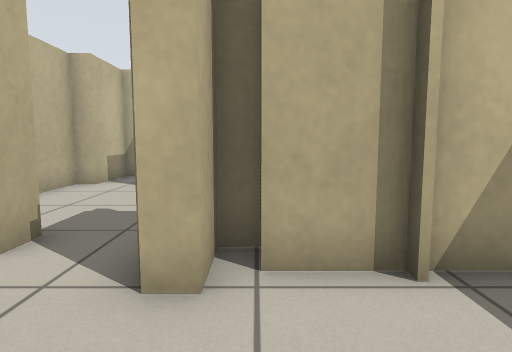
[1] (above)

17 first-person views from a walk through a robot-simulator world made for Stage. The camera is 0.68 m above the floor, tilts 6° down and sees 75° across. Floor lines are 1 m apart. The floor is counted in squares, 0.5 m on a side. Each view is taken from the middle of a square. On the plan, view 1 faces up. The plan holds only what a view shows up to about 15 squares ahead; the rest is blank. The place goes on beyond the plan. The robots in the file are not drawn.

[2]
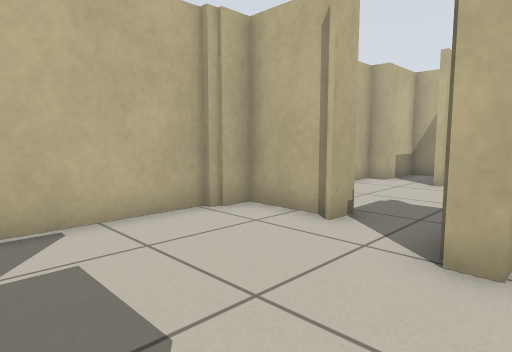

[3]
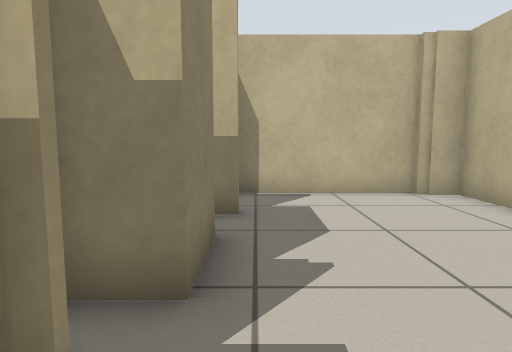

[4]
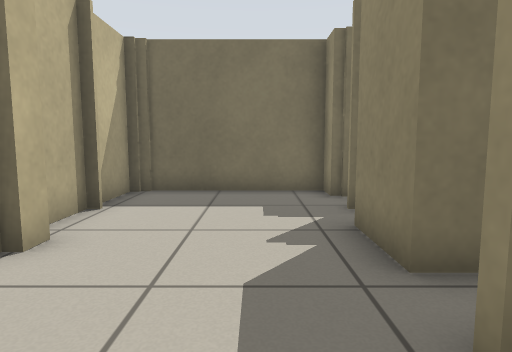

[5]
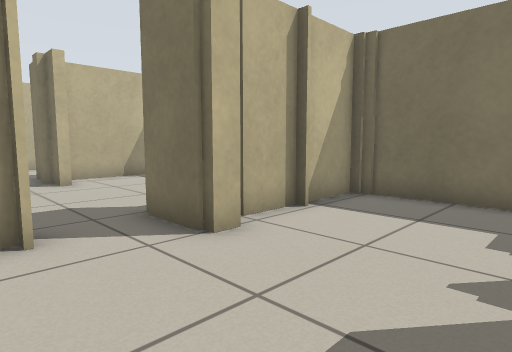

[6]
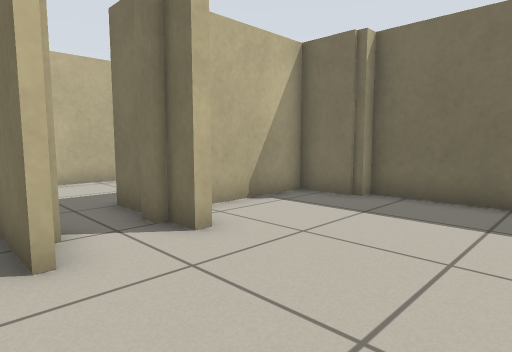

[7]
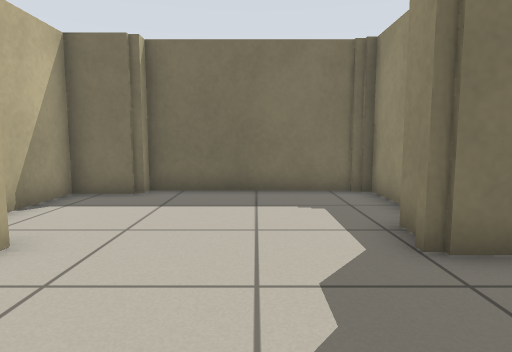

[8]
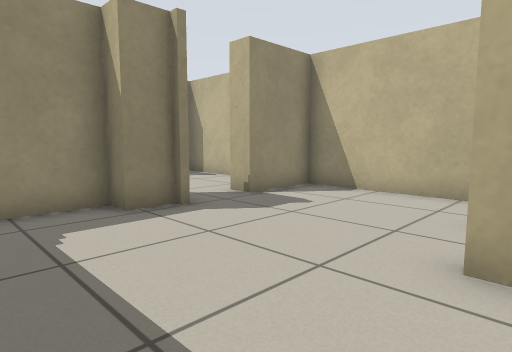

[9]
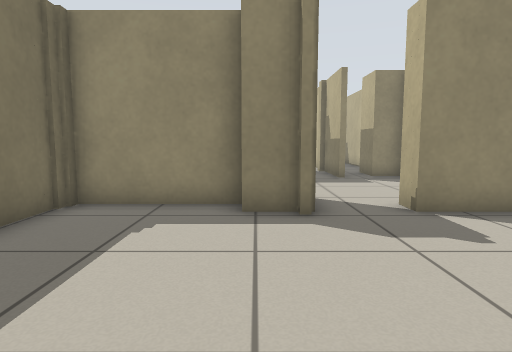

[10]
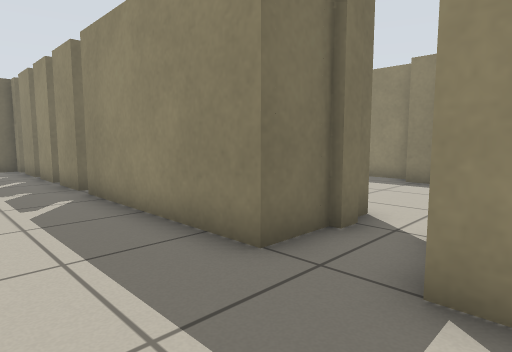

[11]
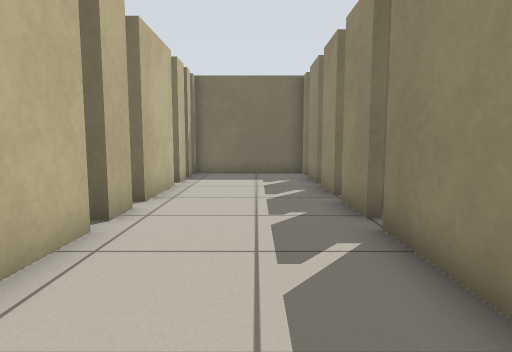

[12]
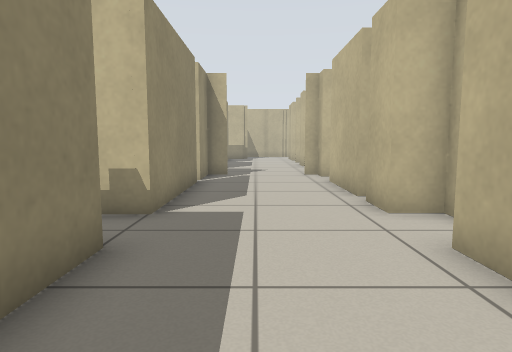

[13]
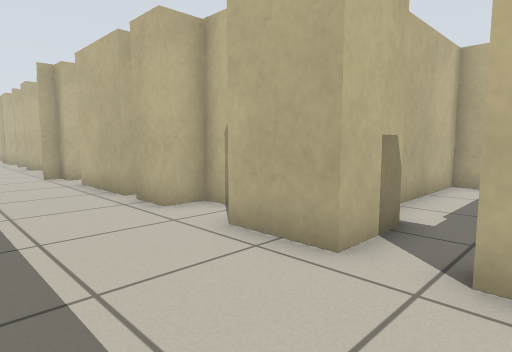

[14]
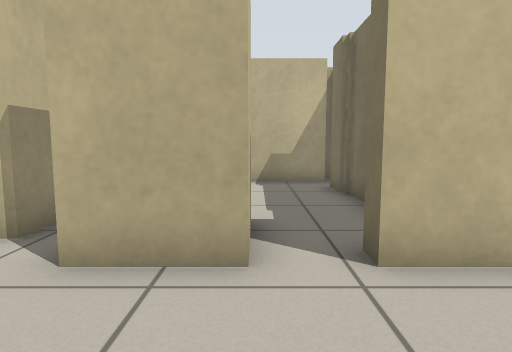

[15]
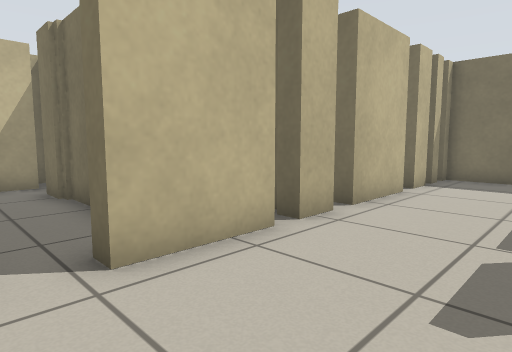

[16]
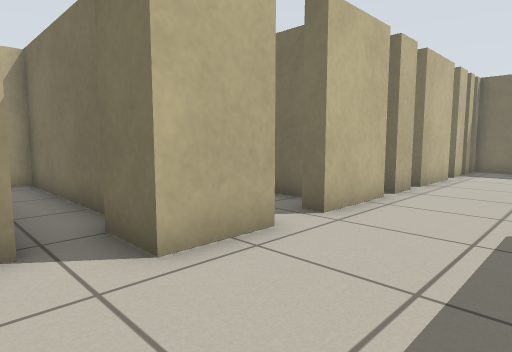

[17]
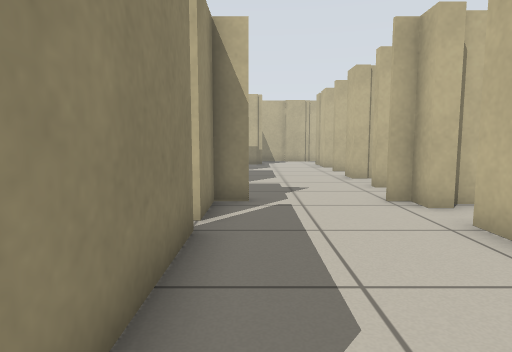

### Floor plan
Ten units are one square. View 1 is at (0, 0); x grows to the right and y downward. Boxes are objects, and circles mark ways between rooms. Rooms are numbered by the first view taken in them; rooms with no view inside come last. Other rooms are left out.
<svg viewBox="-110 -196 254 226">
<path fill="none" stroke="#000" d="M-5 -29 -11 -29M-17 16 3 16M-31 12 -31 25M16 -34 1 -34M-31 -42 -53 -42 -53 -30M32 18 41 18 41 -31M-57 -32 -57 18 -45 18M39 -34 18 -34M-33 -99 -33 -119M-41 -128 -50 -128 -50 -104 -57 -104 -57 -47 -31 -47M35 -99 35 -117 -4 -117M-8 -106 -8 -102 -11 -102M-9 -47 3 -47 3 -39M1 -39 41 -39 41 -99M-31 -47 -31 -39M-11 -29 -11 -50M58 -131 76 -131M50 -175 23 -175M9 -175 -11 -175 -11 -191M-11 -114 -11 -131 51 -131M68 -175 56 -175M82 -131 100 -131M-14 -109 -14 -115M-11 -102 -11 -110M-23 -185 -31 -185 -31 -175 -45 -175M106 -131 124 -131M101 -175 74 -175M-51 -175 -84 -175M119 -175 109 -175M131 -131 139 -131 139 -175M130 -175 124 -175M-80 -131 -31 -131 -31 -121M-94 -131 -85 -131M-104 -139 -104 -131"/>
<circle cx="-20" cy="-45" r="3" fill="#2a7"/>
<circle cx="-30" cy="-75" r="3" fill="#2a7"/>
<circle cx="-20" cy="-110" r="3" fill="#2a7"/>
<text x="-10" y="-10">1</text>
<text x="-40" y="-80">2</text>
<text x="10" y="-80">3</text>
<text x="30" y="-140">4</text>
</svg>
Room 1 opens to room 3. Room 2 opens to room 3. Room 3 opens to room 4.

Where each view was taken, in squares from view 1:
view 1: 0 up, 0 right, facing up
view 2: 1 down, 0 right, facing up-left
view 3: 1 down, 3 right, facing left
view 4: 0 up, 5 left, facing right
view 5: 1 down, 4 left, facing up-right
view 6: 6 up, 4 left, facing up-right
view 7: 7 up, 5 left, facing right
view 8: 11 up, 3 right, facing down-left
view 9: 11 up, 0 right, facing down
view 10: 16 up, 4 left, facing down-right
view 11: 15 up, 0 right, facing right
view 12: 15 up, 3 right, facing left
view 13: 14 up, 3 right, facing up-left
view 14: 14 up, 1 right, facing up
view 15: 14 up, 1 right, facing up-right
view 16: 14 up, 3 left, facing up-right
view 17: 14 up, 3 left, facing left
